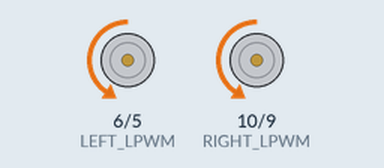
This sketch was run on a simulated Arduino Uno, built with avr-gcc and run on an emulated ATmega328P. Shown: motor-driver pin pairs drawn as motors (green arrow = first pin HIGH = forward, orange = second pin HIGH = backward, longer = more drive). What the sketch prints to the serial monitor is not drawn.

Above: at 3.0 s.
At 5.0 s:
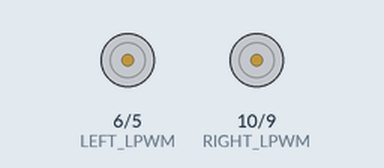
At 7.0 s:
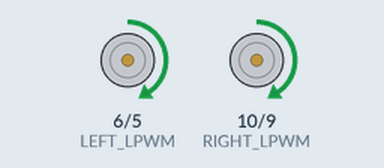
At 11.0 s:
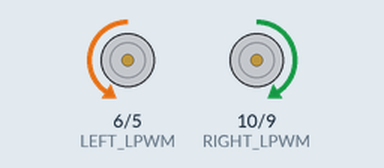
Timing chart, 0 to 17.1 s (numbered marks = the images above):
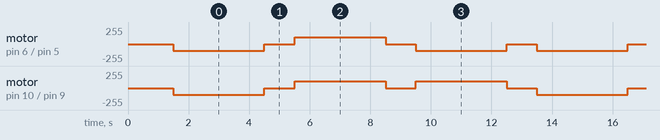

Measured:
- by itself, motor on pin 6 (LEFT_LPWM) / pin 5 (LEFT_RPWM): repeats every 12.0 s: stopped 1.0 s, forward 102/255 3.0 s, 2 × (stopped 1.0 s, backward 102/255 3.0 s)
- by itself, motor on pin 10 (RIGHT_LPWM) / pin 9 (RIGHT_RPWM): repeats every 12.0 s: 2 × (stopped 1.0 s, forward 102/255 3.0 s), stopped 1.0 s, backward 102/255 3.0 s

The sketch:

TankMotorTest.ino
```cpp
// ============================================================
//  TankMotorTest.ino
//  Standalone motor test for the dual IBT-2 tank drive.
//  No WiFi / networking — just drives the motors directly and
//  prints each command to Serial. Useful for verifying motor
//  wiring/direction independent of the WiFi control chain.
//
//  Cycle (repeats forever):
//    3s forward       (L+40% R+40%)
//    1s pause (stopped)
//    3s backward      (L-40% R-40%)
//    1s pause (stopped)
//    3s spin in place (L+40% R-40%)
//    1s pause (stopped)
// ============================================================

// ── IBT-2 pin assignments (same as TankArduino.ino) ──────────
const uint8_t LEFT_RPWM  = 5;   // left  forward PWM
const uint8_t LEFT_LPWM  = 6;   // left  reverse PWM
const uint8_t RIGHT_RPWM = 9;   // right forward PWM
const uint8_t RIGHT_LPWM = 10;  // right reverse PWM

const uint8_t  PWM_MAX      = 255;
const uint8_t  PWM_DEADBAND = 10;   // below this → coast

// ── Test parameters ───────────────────────────────────────────
const int16_t  TEST_SPEED = (int16_t)(0.40f * PWM_MAX);   // 40% constant speed = 102
const uint32_t PHASE_MS   = 3000;                         // each move lasts 3s
const uint32_t PAUSE_MS   = 1000;                         // 1s stopped between moves

// ============================================================
//  Setup
// ============================================================
void setup() {
  Serial.begin(115200);
  delay(1500);   // give the Serial Monitor a moment to connect

  pinMode(LEFT_RPWM,  OUTPUT);
  pinMode(LEFT_LPWM,  OUTPUT);
  pinMode(RIGHT_RPWM, OUTPUT);
  pinMode(RIGHT_LPWM, OUTPUT);
  motorsStop();

  Serial.println("TankMotorTest ready — forward / backward / spin, repeating.");
}

// ============================================================
//  Loop
// ============================================================
void loop() {
  runPhase("FORWARD",        TEST_SPEED,  TEST_SPEED);
  pauseStopped();

  runPhase("BACKWARD",      -TEST_SPEED, -TEST_SPEED);
  pauseStopped();

  runPhase("SPIN IN PLACE",  TEST_SPEED, -TEST_SPEED);
  pauseStopped();
}

// ── Run one phase: apply L/R, print the command, hold for PHASE_MS ──
void runPhase(const char* label, int16_t left, int16_t right) {
  setLeftMotor(left);
  setRightMotor(right);

  Serial.print(label);
  Serial.print(" -> L");
  Serial.print(left);
  Serial.print(" R");
  Serial.println(right);

  delay(PHASE_MS);
  motorsStop();
}

// ── Stop and pause between phases ─────────────────────────────
void pauseStopped() {
  Serial.println("-- pause --");
  delay(PAUSE_MS);
}

// ============================================================
//  Motor helpers (same behavior as TankArduino.ino)
// ============================================================
void setLeftMotor(int16_t speed) {
  applyIBT2(LEFT_RPWM, LEFT_LPWM, (int16_t)constrain(speed, -PWM_MAX, PWM_MAX));
}

void setRightMotor(int16_t speed) {
  applyIBT2(RIGHT_RPWM, RIGHT_LPWM, (int16_t)constrain(speed, -PWM_MAX, PWM_MAX));
}

void applyIBT2(uint8_t rpwm, uint8_t lpwm, int16_t speed) {
  if (abs(speed) < PWM_DEADBAND) {
    analogWrite(rpwm, 0);
    analogWrite(lpwm, 0);
    return;
  }
  if (speed > 0) {
    analogWrite(rpwm, (uint8_t)speed);
    analogWrite(lpwm, 0);
  } else {
    analogWrite(rpwm, 0);
    analogWrite(lpwm, (uint8_t)(-speed));
  }
}

void motorsStop() {
  applyIBT2(LEFT_RPWM,  LEFT_LPWM,  0);
  applyIBT2(RIGHT_RPWM, RIGHT_LPWM, 0);
}
```
